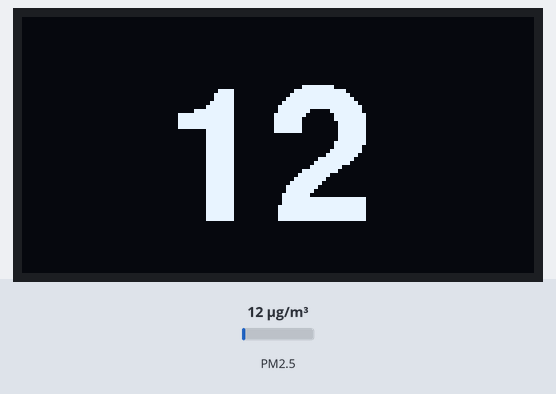
A sketch run on a simulated ESP32. Parts: 128×64 one-colour display. Inputs (shaded band) come from the test bench; at power-on: PM2.5 12 µg/m³. WiFi joins after 1.5 s; servers stay silent unless stated; network time is answered at once with the bench clock; the local clock reads 2024-03-15 10:24:30 at power-on unless the sketch sets it; no MQTT or app messages arrive unless stated; what the sketch prints to the serial monitor is not drawn.

Above: at 4.8 s.

The sketch:

pm25.ino
```cpp
#include <WiFi.h>
#include <NTPClient.h>
#include <WiFiUdp.h>
#include <PubSubClient.h>
#include "PMS.h"
#include <SPI.h>
#include <Wire.h>
#include <Adafruit_GFX.h>
#include <Adafruit_SSD1306.h>
#include <Fonts/FreeSansBold24pt7b.h>

const char *ssid = " ";
const char *password = " ";

const char *mqtt_server = "broker.netpie.io";
const int mqtt_port = 1883;
const char *mqtt_Client = " ";
const char *mqtt_username = " ";
const char *mqtt_password = " ";

const char *ntpServer = "th.pool.ntp.org";
const long gmtOffset_sec = 0;
const int daylightOffset_sec = 0;

HardwareSerial SerialPMS(1);
PMS pms(SerialPMS);
PMS::DATA data;

#define RXD2 26
#define TXD2 25
#define LED1 16

// ESP32 --> Pantower PMS7003
// 26    --> RX
// 25    --> TX
// GND   --> GND

#define SCREEN_WIDTH 128 // OLED display width, in pixels
#define SCREEN_HEIGHT 64 // OLED display height, in pixels

// Declaration for an SSD1306 display connected to I2C (SDA, SCL pins)
#define OLED_RESET -1 // Reset pin # (or -1 if sharing Arduino reset pin)
//Adafruit_SSD1306 display(SCREEN_WIDTH, SCREEN_HEIGHT, &Wire, OLED_RESET);
Adafruit_SSD1306 display(SCREEN_WIDTH, SCREEN_HEIGHT, &Wire, OLED_RESET);

WiFiClient espClient;
WiFiUDP ntpUDP;

NTPClient timeClient(ntpUDP, "th.pool.ntp.org", 25200, 60000);

PubSubClient client(espClient);

char msg[100];

void reconnect()
{
    while (!client.connected())
    {
        Serial.print("Attempting MQTT connection…");
        if (client.connect(mqtt_Client, mqtt_username, mqtt_password))
        {
            Serial.println("connected");
            client.subscribe("@msg/led");
        }
        else
        {
            Serial.print("failed, rc=");
            Serial.print(client.state());
            Serial.println("try again in 5 seconds");
            delay(5000);
        }
    }
}

void callback(char *topic, byte *payload, unsigned int length)
{
    Serial.print("Message arrived [");
    Serial.print(topic);
    Serial.print("] ");
    String message;
    for (int i = 0; i < length; i++)
    {
        message = message + (char)payload[i];
    }
    Serial.println(message);
    if (String(topic) == "@msg/led")
    {
        if (message == "on")
        {
            digitalWrite(LED1, 0);
            client.publish("@shadow/data/update", "{\"data\" : {\"led\" : \"on\"}}");
            Serial.println("LED on");
        }
        else if (message == "off")
        {
            digitalWrite(LED1, 1);
            client.publish("@shadow/data/update", "{\"data\" : {\"led\" : \"off\"}}");
            Serial.println("LED off");
        }
    }
}

void setup()
{
    // set serial port
    Serial.begin(9600);
    SerialPMS.begin(9600, SERIAL_8N1, RXD2, TXD2);
    pms.passiveMode();

    // set dispay
    display.setFont(&FreeSansBold24pt7b);
    display.begin(SSD1306_SWITCHCAPVCC, 0x3C);

    //connect to WiFi
    Serial.printf("Connecting to %s ", ssid);
    WiFi.begin(ssid, password);
    while (WiFi.status() != WL_CONNECTED)
    {
        delay(500);
        Serial.print(".");
    }
    Serial.println(" CONNECTED");

    Serial.println("IP address: ");
    Serial.println(WiFi.localIP());

    client.setServer(mqtt_server, mqtt_port);
    client.setCallback(callback);

    timeClient.begin();
}

void loop()
{
    if (!client.connected())
    {
        reconnect();
    }

    //Serial.println("Waking up, wait 30 seconds for stable readings...");
    pms.wakeUp();
    delay(3000);

    //Serial.println("Send read request...");
    pms.requestRead();

    //Serial.println("Wait max. 1 second for read...");
    if (pms.readUntil(data))
    {

        //    Serial.print("PM 1.0 (ug/m3): ");
        //    Serial.println(data.PM_AE_UG_1_0);
        //
        //    Serial.print("PM 2.5 (ug/m3): ");
        //    Serial.println(data.PM_AE_UG_2_5);
        //
        //    Serial.print("PM 10.0 (ug/m3): ");
        //    Serial.println(data.PM_AE_UG_10_0);

        display.clearDisplay();
        display.setTextColor(WHITE, BLACK); //Text is white ,background is black
        display.setTextSize(1);
        display.setCursor(35, 50);
        display.print(data.PM_AE_UG_2_5);
        display.display();

        timeClient.update();
        Serial.println(timeClient.getFormattedDate());

        client.loop();
        String dataMsg = "{\"data\": { \"time\": \"" + String(timeClient.getFormattedDate()) + "\", \"pm1\":" + String(data.PM_AE_UG_1_0) + ", \"pm25\":" + String(data.PM_AE_UG_2_5) + ", \"pm100\":" + String(data.PM_AE_UG_10_0) + "}}";
        Serial.println(dataMsg);
        dataMsg.toCharArray(msg, (dataMsg.length() + 1));
        client.publish("@shadow/data/update", msg);
        delay(10000);
    }
    else
    {
        Serial.println("No data.");
    }

    //  Serial.println("Going to sleep for 60 seconds.");
    pms.sleep();
    delay(58000);

    // Do other stuff...
}
```
